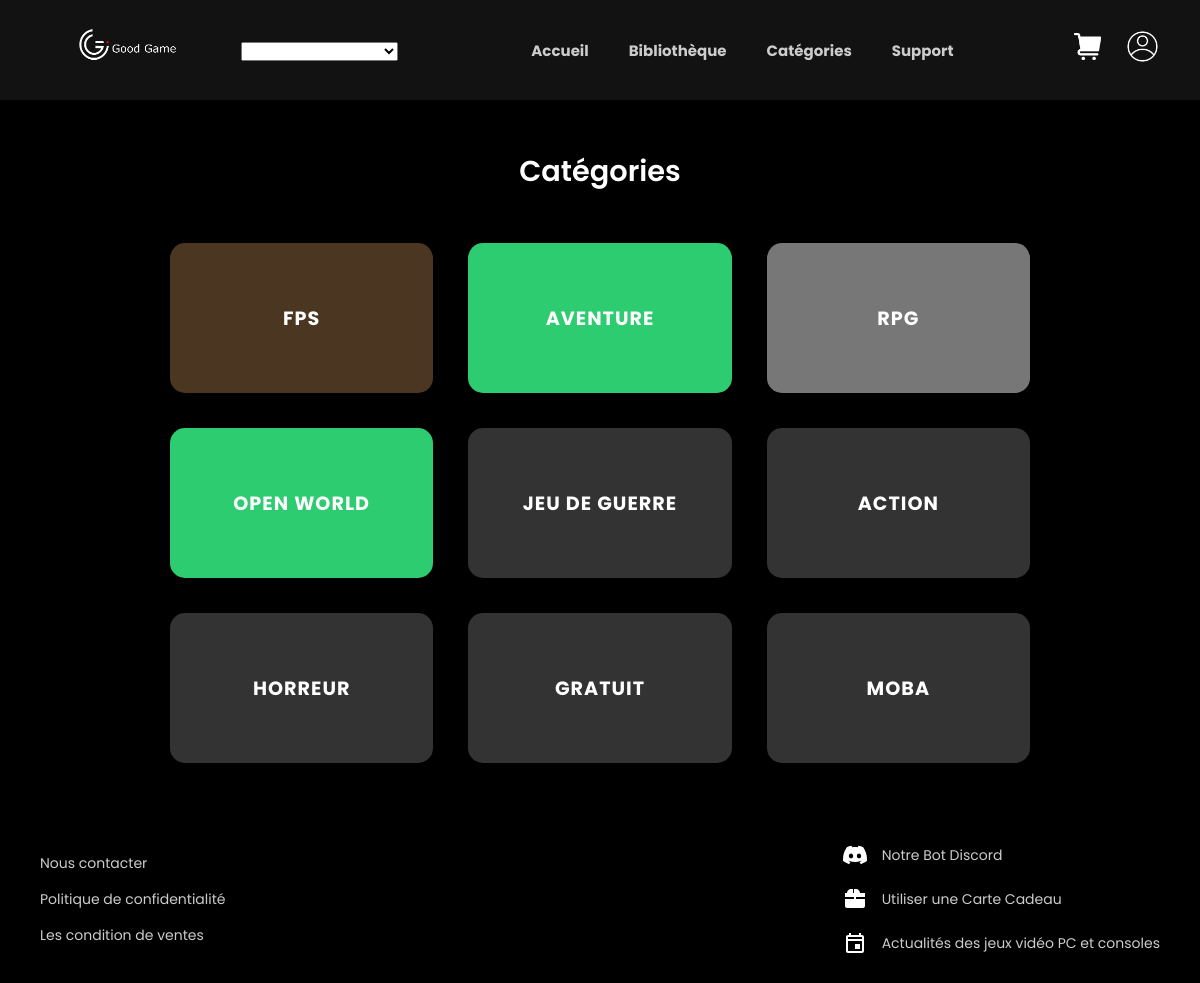
/categories.php, run on the app's committed database.
### tables this page shows
CREATE TABLE `categories` (
  `id` int(11) NOT NULL,
  `nom` varchar(100) NOT NULL,
  `couleur` varchar(7) DEFAULT '#333333',
  `icone` varchar(255) DEFAULT ''
);

### categories.php (called while the page is built, shortened)
<?php
include "good_game_db.php";
$sql_categories = "SELECT * FROM categories";
$res_categories = $conn->query($sql_categories);
include "categories_view.php";
?>

### categories_view.php (the view, shortened to what this page needs)
<!DOCTYPE html>
<html lang="en">
<head>
    <link href="css/categories.css" rel="stylesheet">
    <link href="css/style.css" rel="stylesheet">
    <link rel="stylesheet" href="https://cdnjs.cloudflare.com/ajax/libs/font-awesome/7.0.1/css/all.min.css" />
    <link href="https://cdn.jsdelivr.net/npm/tom-select@2.5.2/dist/css/tom-select.css" rel="stylesheet">
</head>
<body>
    <?php include 'includes/header.php'; ?>
    <main>
        <h2 class="section-titre">Catégories</h2>
        <div class="categories-container">
            <?php
            if($res_categories->num_rows > 0) {
                while($cat = $res_categories->fetch_assoc()) {
                    $titre = str_replace('_', ' ', $cat['nom']);
                    echo '<a href="genre.php?cat='. htmlspecialchars($cat['nom']) .'" class="genre-carte" style="background-color: ' . htmlspecialchars($cat['couleur']) . ';">';
                        echo '<div class="genre-titre">' . strtoupper(htmlspecialchars($titre)) . '</div>';
                    echo '</a>';
                }
            } else {
                echo "<p class='vide'>Il n'y a pas de catégorie pour le moment.</p>";
            }
            ?>
        </div>
    </main>
    <?php include 'includes/footer.php'; ?>
</body>
</html>

### css/categories.css (style rules this page uses)
main { text-align: center; width: 100%; }
.section-titre { margin-bottom: 50px; font-size: 1.8rem; font-weight: 600; text-align: center; }
.categories-container { display: grid; grid-template-columns: repeat(3, 1fr); gap: 35px; max-width: 900px; margin: 0 auto; width: 100%; padding: 0 20px; box-sizing: border-box; }
.genre-carte { width: 100%; height: 150px; border-radius: 15px; display: flex; justify-content: center; flex-direction: column; text-decoration: none; overflow: hidden; transition: transform 0.3s ease; }
.genre-titre { color: white; font-size: 1.2rem; font-weight: bold; letter-spacing: 1px; }

### css/style.css (style rules this page uses)
body { margin: 0; padding: 0; background-color: black; color: white; font-family: "Poppins", sans-serif; overflow-x: hidden; display: flex; flex-direction: column; min-height: 100vh; }
main { flex: 1 0 auto; width: 100%; margin: 50px 0; }
h2 { margin: 0; }
a, p { color: white; }
a { text-decoration: none; }

### data on the page
categories: nom "FPS"
categories: nom "AVENTURE"
categories: nom "RPG"
categories: nom "OPEN WORLD"
categories: nom "JEU DE GUERRE"
categories: nom "ACTION"
categories: nom "HORREUR"
categories: nom "GRATUIT"
categories: nom "MOBA"
